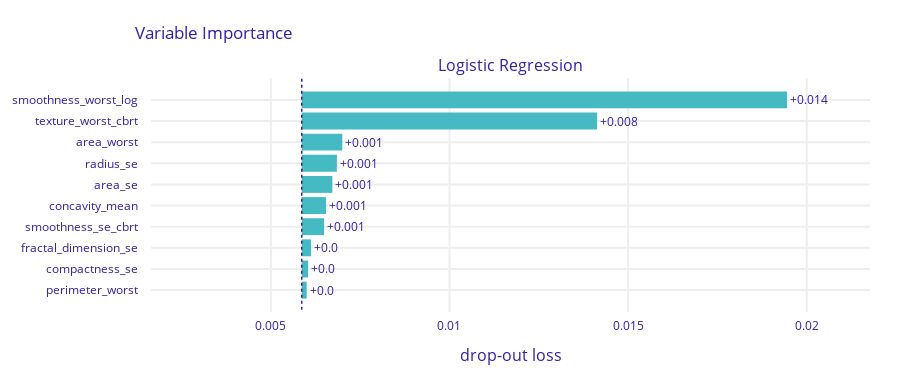

Source (notebook cell):
### Code cell
dx_lr_explainer.model_parts().plot()

### Figure 1 — Plotly figure (JSON) as saved in the notebook; plotly's stock layout.template omitted (floating-point values rounded to 4 significant figures)
{"data": [{"base": 0.005865, "hoverinfo": "text", "hoverlabel": {"bgcolor": "rgba(0,0,0,0.8)"}, "hovertext": ["Model: Logistic Regression loss after<br>variable: smoothness_worst_log is permuted: 0.019<br>Drop-out loss change: +0.014", "Model: Logistic Regression loss after<br>variable: texture_worst_cbrt is permuted: 0.014<br>Drop-out loss change: +0.008", "Model: Logistic Regression loss after<br>variable: area_worst is permuted: 0.007<br>Drop-out loss change: +0.001", "Model: Logistic Regression loss after<br>variable: radius_se is permuted: 0.007<br>Drop-out loss change: +0.001", "Model: Logistic Regression loss after<br>variable: area_se is permuted: 0.007<br>Drop-out loss change: +0.001", "Model: Logistic Regression loss after<br>variable: concavity_mean is permuted: 0.007<br>Drop-out loss change: +0.001", "Model: Logistic Regression loss after<br>variable: smoothness_se_cbrt is permuted: 0.006<br>Drop-out loss change: +0.001", "Model: Logistic Regression loss after<br>variable: fractal_dimension_se is permuted: 0.006<br>Drop-out loss change: +0.0", "Model: Logistic Regression loss after<br>variable: compactness_se is permuted: 0.006<br>Drop-out loss change: +0.0", "Model: Logistic Regression loss after<br>variable: perimeter_worst is permuted: 0.006<br>Drop-out loss change: +0.0"], "marker": {"color": "#46bac2"}, "orientation": "h", "showlegend": false, "text": ["+0.014", "+0.008", "+0.001", "+0.001", "+0.001", "+0.001", "+0.001", "+0.0", "+0.0", "+0.0"], "textposition": "outside", "x": [0.01358, 0.008266, 0.001135, 0.0009838, 0.0008565, 0.0006781, 0.0006257, 0.0002617, 0.0001784, 0.000138], "y": ["smoothness_worst_log", "texture_worst_cbrt", "area_worst", "radius_se", "area_se", "concavity_mean", "smoothness_se_cbrt", "fractal_dimension_se", "compactness_se", "perimeter_worst"], "type": "bar", "xaxis": "x", "yaxis": "y"}], "layout": {"xaxis": {"anchor": "y", "domain": [0.0, 1.0], "type": "linear", "gridwidth": 2, "zeroline": false, "automargin": true, "ticks": "outside", "tickcolor": "white", "ticklen": 3, "fixedrange": true, "range": [0.001645, 0.02177]}, "yaxis": {"anchor": "x", "domain": [0.0, 1.0], "type": "category", "autorange": "reversed", "gridwidth": 2, "automargin": true, "ticks": "outside", "tickcolor": "white", "ticklen": 10, "fixedrange": true}, "annotations": [{"font": {"size": 16}, "showarrow": false, "text": "Logistic Regression", "x": 0.5, "xanchor": "center", "xref": "paper", "y": 1.0, "yanchor": "bottom", "yref": "paper"}, {"font": {"size": 16}, "showarrow": false, "text": "drop-out loss", "x": 0.5, "xanchor": "center", "xref": "paper", "y": 0, "yanchor": "top", "yref": "paper", "yshift": -30}], "shapes": [{"line": {"color": "#371ea3", "dash": "dot", "width": 1.5}, "type": "line", "x0": 0.005865, "x1": 0.005865, "xref": "x", "y0": -1, "y1": 10, "yref": "y"}], "title": {"text": "Variable Importance", "x": 0.15}, "font": {"color": "#371ea3"}, "margin": {"t": 78, "b": 71, "r": 30}, "height": 383.0}}
